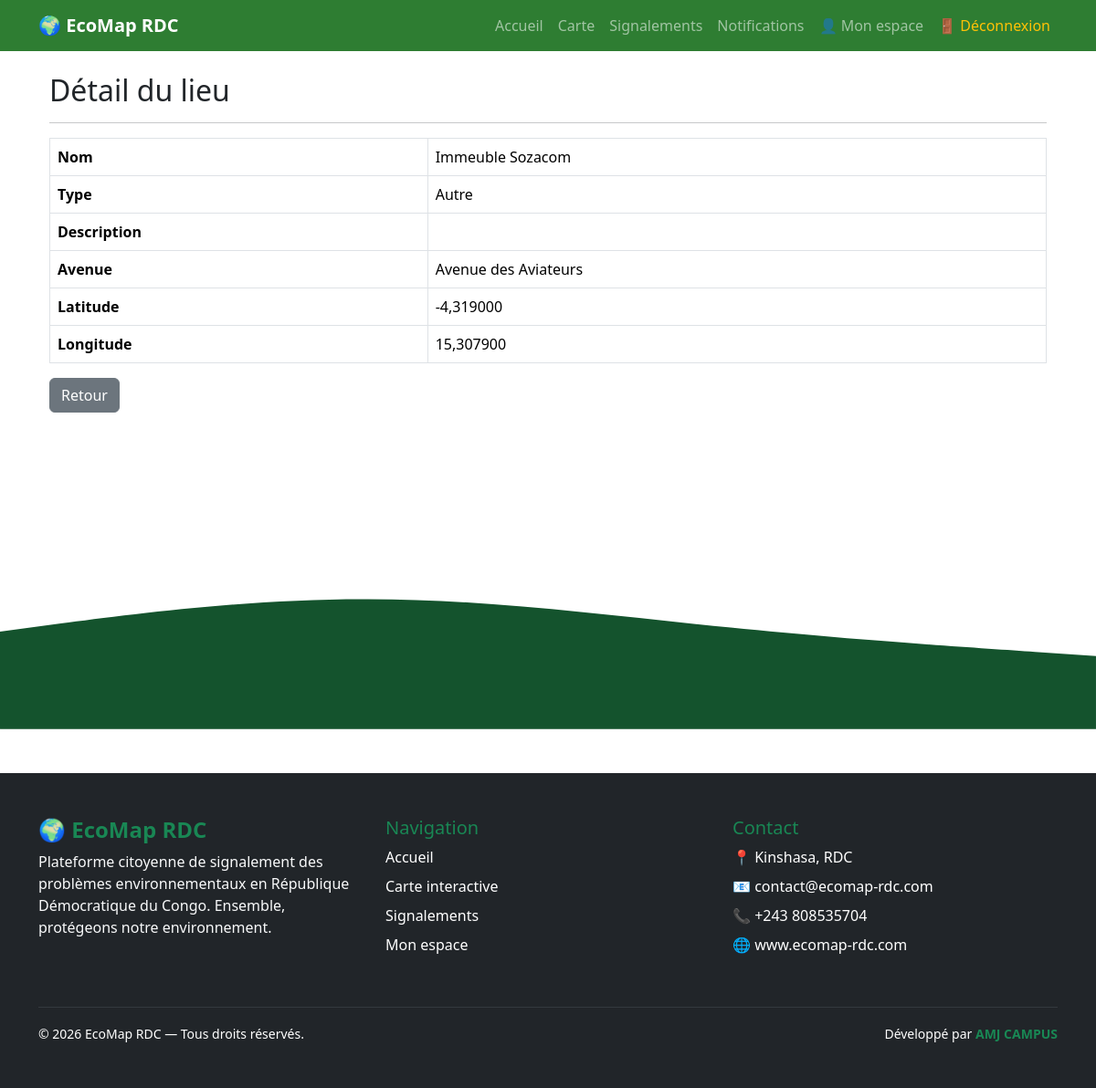
Screenshot of /territoire/10/ (signed in) with the database file from the repository.
### territoire/models.py (models this page shows, shortened)
class Lieu(models.Model):
    class TypeLieu(models.TextChoices):
        MARCHE = "MARCHE", "Marché"
        HOPITAL = "HOPITAL", "Hôpital"
        ECOLE = "ECOLE", "École"
        UNIVERSITE = "UNIVERSITE", "Université"
        ROUTE = "ROUTE", "Route principale"
        GARE = "GARE", "Gare"
        ARRET = "ARRET", "Arrêt de bus"
        ROND_POINT = "ROND_POINT", "Rond-point"
        BATIMENT = "BATIMENT", "Bâtiment public"
        POUBELLE = "POUBELLE", "Poubelle publique"
        RECYCLAGE = "RECYCLAGE", "Centre de recyclage"
        AUTRE = "AUTRE", "Autre"
    avenue = models.ForeignKey(
        Avenue,
        on_delete=models.CASCADE,
        related_name="lieux"
    )
    nom = models.CharField(max_length=200)
    type_lieu = models.CharField(
        max_length=20,
        choices=TypeLieu.choices,
        default=TypeLieu.AUTRE
    )
    description = models.TextField(
        blank=True
    )
    latitude = models.DecimalField(
        max_digits=9,
        decimal_places=6,
        null=True,
        blank=True
    )
    longitude = models.DecimalField(
        max_digits=9,
        decimal_places=6,
        null=True,
        blank=True
    )
    class Meta:
        ordering = ["nom"]

class Avenue(models.Model):
    quartier = models.ForeignKey(
        Quartier,
        on_delete=models.CASCADE,
        related_name="avenues"
    )
    nom = models.CharField(max_length=150)
    class Meta:
        ordering = ["nom"]
        unique_together = ("quartier", "nom")
    def __str__(self):
        return self.nom

### territoire/views.py (the view)
    def wrapper(request, *args, **kwargs):
        if not request.user.is_staff:
            messages.error(
                request,
                "Cette fonctionnalité est réservée aux administrateurs."
            )
            return redirect("profil")
        return view_func(request, *args, **kwargs)

### territoire/views.py (called while the page is built)
def admin_required(view_func):
    def wrapper(request, *args, **kwargs):
        if not request.user.is_staff:
            messages.error(
                request,
                "Cette fonctionnalité est réservée aux administrateurs."
            )
            return redirect("profil")
        return view_func(request, *args, **kwargs)
    return wrapper

@login_required
@admin_required
def detail_lieu(request, pk):
    lieu = get_object_or_404(
        Lieu.objects.select_related(
            "avenue",
            "avenue__quartier",
            "avenue__quartier__commune"
        ),
        pk=pk
    )
    return render(
        request,
        "territoire/detail.html",
        {
            "lieu": lieu
        }
    )

### territoire/templates/territoire/detail.html
{% extends "base.html" %}
{% block content %}
<div class="container mt-4">
    <h2>Détail du lieu</h2>
    <hr>
    <table class="table table-bordered">
        <tr>
            <th>Nom</th>
            <td>{{ lieu.nom }}</td>
        </tr>
        <tr>
            <th>Type</th>
            <td>{{ lieu.get_type_lieu_display }}</td>
        </tr>
        <tr>
            <th>Description</th>
            <td>{{ lieu.description }}</td>
        </tr>
        <tr>
            <th>Avenue</th>
            <td>{{ lieu.avenue }}</td>
        </tr>
        <tr>
            <th>Latitude</th>
            <td>{{ lieu.latitude }}</td>
        </tr>
        <tr>
            <th>Longitude</th>
            <td>{{ lieu.longitude }}</td>
        </tr>
    </table>
    <a href="{% url 'liste_lieux' %}" class="btn btn-secondary">
        Retour
    </a>
</div>
{% endblock %}

### rows the page displays
Lieu: nom "Immeuble Sozacom", type_lieu "Autre", avenue "Avenue des Aviateurs", latitude "-4,319000", longitude "15,307900"
